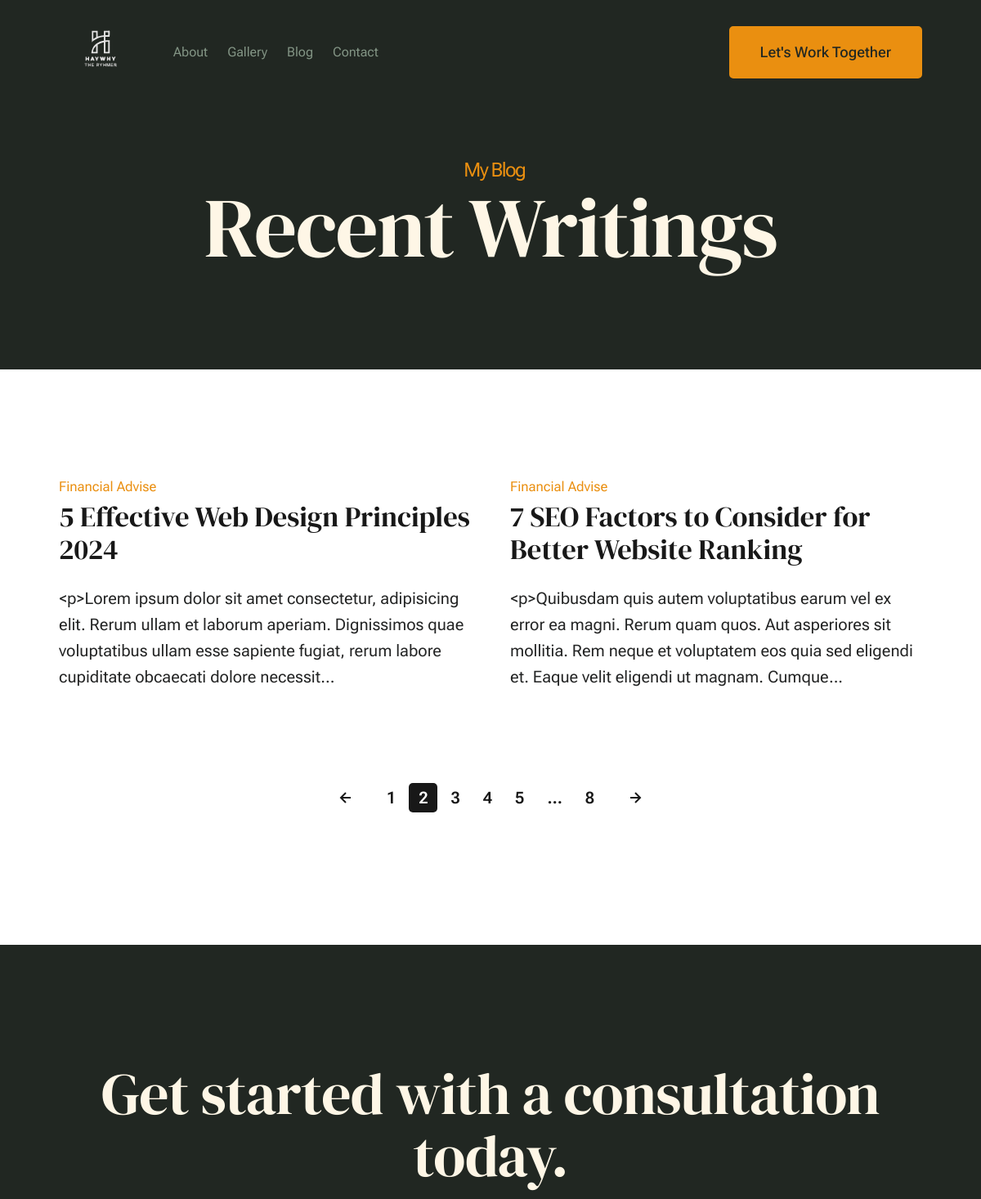
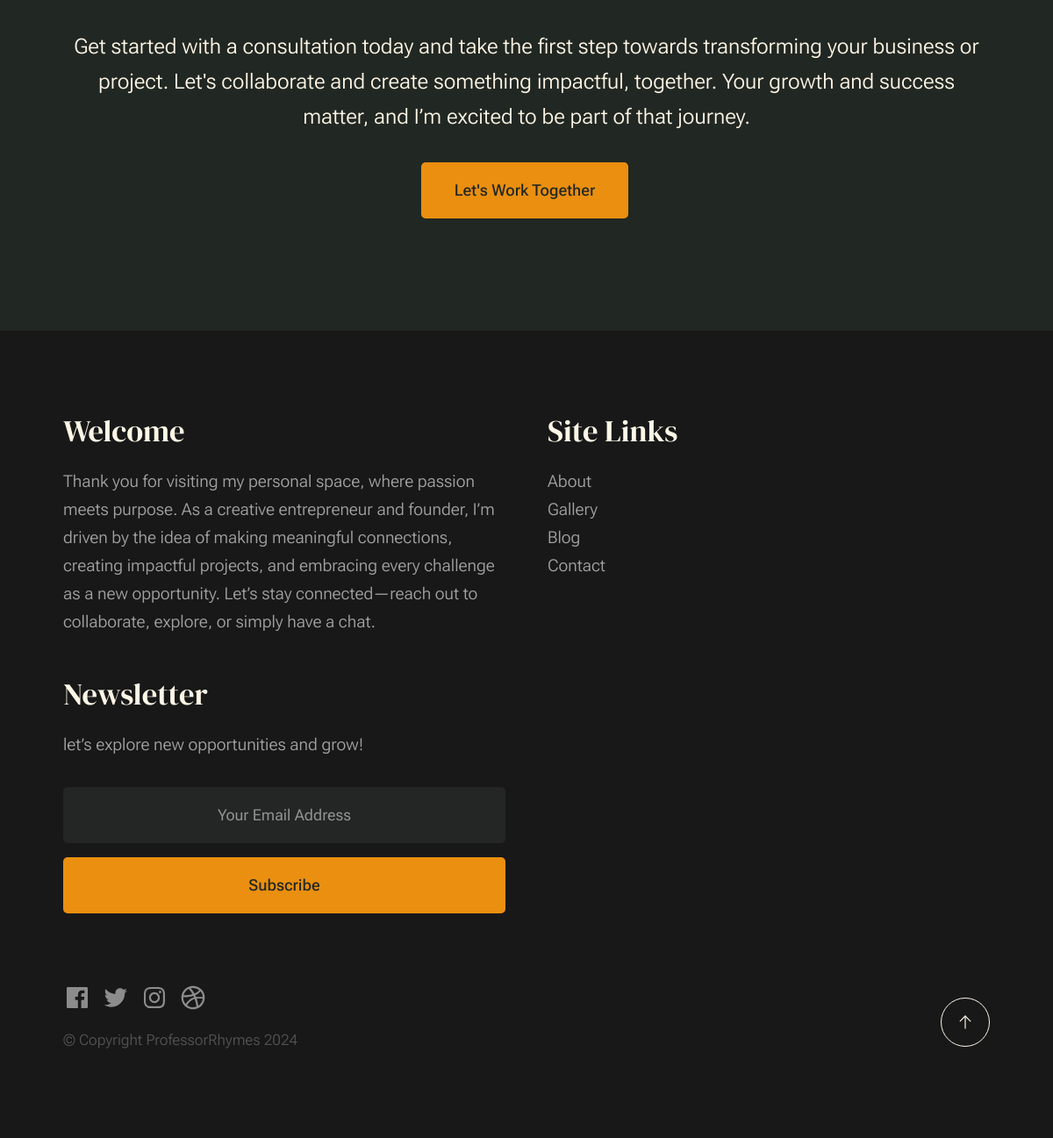
Screenshot of /blog/ with the database file from the repository (2 pictures, top to bottom).
### main/models.py (models this page shows, shortened)
class BlogPost(models.Model):
    title = models.CharField(max_length=200)
    slug = models.SlugField(unique=True, blank=True)
    author = models.ForeignKey(User, on_delete=models.CASCADE)
    content = HTMLField()  # Using TinyMCE for rich text content
    category = models.ForeignKey(Category, on_delete=models.SET_NULL, null=True)
    tags = models.ManyToManyField(Tag, blank=True)
    excerpt = models.TextField(
        max_length=500, help_text="Short description for SEO purposes"
    )
    thumbnail = models.ImageField(upload_to="blog_images/", blank=True, null=True)
    published = models.BooleanField(default=False)
    created_at = models.DateTimeField(auto_now_add=True)
    updated_at = models.DateTimeField(auto_now=True)
    meta_description = models.CharField(
        max_length=160, help_text="For SEO meta tag description"
    )
    meta_keywords = models.CharField(
        max_length=255, help_text="SEO keywords separated by commas", blank=True
    )
    def get_absolute_url(self):
        return reverse("blog:blog_detail", args=[self.slug])
    class Meta:
        ordering = ["-created_at"]

class Category(models.Model):
    name = models.CharField(max_length=100)
    slug = models.SlugField(unique=True)
    def __str__(self):
        return self.name

### main/views.py (the view)
# urls.py: path("blog/", BlogListView.as_view(), name="blog"),
class BlogListView(ListView):
    model = BlogPost
    template_name = "blog.html"
    context_object_name = "posts"
    paginate_by = 6
    def get_queryset(self):
        queryset = BlogPost.objects.filter(published=True)
        category_slug = self.kwargs.get("category_slug")
        if category_slug:
            queryset = queryset.filter(category__slug=category_slug)
        tag_slug = self.kwargs.get("tag_slug")
        if tag_slug:
            queryset = queryset.filter(tags__slug=tag_slug)
        search_query = self.request.GET.get("q")
        if search_query:
            queryset = queryset.filter(
                Q(title__icontains=search_query) | Q(content__icontains=search_query)
            )
        return queryset
    def get_context_data(self, **kwargs):
        context = super().get_context_data(**kwargs)
        context["categories"] = Category.objects.all()
        return context

### templates/blog.html (shortened to what this page needs)
{% load static %}
<!DOCTYPE html>
<html lang="en" class="no-js" >
<head>
    <link rel="stylesheet" href="{% static 'css/vendor.css' %}">
    <link rel="stylesheet" href="{% static 'css/styles.css' %}">
</head>
<body id="top">
    <div id="page" class="s-pagewrap">
        <header class="s-header">
            <div class="row s-header__inner width-sixteen-col">
                <div class="s-header__block">
                    <div class="s-header__logo">
                        <a class="logo" href="{% url 'blog:home' %}">
                            <img src="{% static 'images/haylogo-removebg.svg' %}" alt="Homepage">
                        </a>
                    </div>
                </div>
                <nav class="s-header__nav">
                    <ul class="s-header__menu-links">
                        <li><a href="{% url 'blog:about' %}">About</a></li>
                        <li><a href="{% url 'blog:works' %}">Gallery</a></li>
                        <li><a href="{% url 'blog:blog' %}">Blog</a></li>
                        <li><a href="{% url 'blog:contact' %}">Contact</a></li>
                    </ul>
                    <div class="s-header__contact">
                        <a href="{% url 'blog:contact' %}" class="btn btn--primary s-header__contact-btn">Let's Work Together</a>
                    </div>
                </nav>
            </div>
        </header>
        <section id="content" class="s-content">
               <section class="s-pageheader pageheader">
                    <div class="row">
                        <div class="column xl-12">
                            <h1 class="page-title">
                                <span class="page-title__small-type text-pretitle">My Blog</span>
                                Recent Writings
                            </h1>
                        </div>
                    </div>
               </section>
               <section class="s-pagecontent pagecontent">
                    <div class="row">
                        <div class="column xl-12 grid-block">
                                <div class="grid-full grid-list-items">
                                    {% for post in posts %}
                                    <div class="grid-list-items__item blog-card">
                                        <div class="blog-card__header">
                                            <div class="blog-card__cat-links">
                                                <a href="blog.html">{{ post.category }}</a>
                                            </div>
                                            <h3 class="blog-card__title"><a href="{{ post.get_absolute_url }}">{{ post.title }}</a></h3>
                                        </div>
                                        <div class="blog-card__text">
                                            <p>
                                                {{ post.content|slice:":200" }}...
                                            </p>
                                        </div>
                                    </div>
                                    {% endfor %}
                                </div>
                        </div>
                    </div>
                    <div class="row navigation pagination">
                        <div class="column xl-12">
                            <nav class="pgn">
                                <ul>
                                    <li>
                                        <a class="pgn__prev" href="#0">
                                            <svg xmlns="http://www.w3.org/2000/svg" width="24" height="24" viewBox="0 0 24 24"><path d="M12.707 17.293L8.414 13H18v-2H8.414l4.293-4.293-1.414-1.414L4.586 12l6.707 6.707z"/></svg>
                                        </a>
                                    </li>
                                    <li><a class="pgn__num" href="#0">1</a></li>
                                    <li><span class="pgn__num current">2</span></li>
                                    <li><a class="pgn__num" href="#0">3</a></li>
                                    <li><a class="pgn__num" href="#0">4</a></li>
                                    <li><a class="pgn__num" href="#0">5</a></li>
                                    <li><span class="pgn__num dots">…</span></li>
                                    <li><a class="pgn__num" href="#0">8</a></li>
                                    <li>
                                        <a class="pgn__next" href="#0">
                                            <svg xmlns="http://www.w3.org/2000/svg" width="24" height="24" viewBox="0 0 24 24"><path d="M11.293 17.293l1.414 1.414L19.414 12l-6.707-6.707-1.414 1.414L15.586 11H6v2h9.586z"/></svg>
                                        </a>
                                    </li>
                                </ul>
                            </nav>
                        </div>
                    </div>
               </section>
        </section>
        <section id="cta" class="s-cta">
            <div class="row row-x-center text-center">
                <div class="column xl-8 lg-12">
                    <div class="s-cta__content">
                        <h2 class="text-display-title">
                        Get started with a consultation today.
                        </h2>
                        <p class="lead">
                            Get started with a consultation today and take the first step towards transforming your business or project. Let's collaborate and create something impactful, together. Your growth and success matter, and I’m excited to be part of that journey.
                        </p>
                        <a href="{% url 'blog:contact' %}" class="btn btn--primary">Let's Work Together</a>
                    </div>
                </div>
            </div>
        </section>
        <footer class="s-footer">
            <div class="row s-footer__content">
                <div class="column xl-6 lg-6 md-12 s-footer__block s-footer__about">
                    <h3>Welcome</h3>
                    <p>
                        Thank you for visiting my personal space, where passion meets purpose. As a creative entrepreneur and founder, I’m driven by the idea of making meaningful connections, creating impactful projects, and embracing every challenge as a new opportunity. Let’s stay connected—reach out to collaborate, explore, or simply have a chat.
                    </p>
                </div>
                <div class="column xl-3 lg-6 md-12 s-footer__block s-footer__site-links">
                    <h3>Site Links</h3>
                    <ul class="link-list">
                        <li><a href="{% url 'blog:about' %}">About</a></li>
                        <li><a href="{% url 'blog:works' %}">Gallery</a></li>
                        <li><a href="{% url 'blog:blog' %}">Blog</a></li>
                        <li><a href="{% url 'blog:contact' %}">Contact</a></li>
                    </ul>
                </div>
                <div class="column xl-3 lg-6 md-12 tab-12 s-footer__block s-footer__newsletter">
                    <h3>Newsletter</h3>
                    <p>
                        let’s explore new opportunities and grow!
                    </p>
                    <div class="subscribe-form">
                        <form id="mc-form" class="mc-form">
                            <input type="email" name="EMAIL" id="mce-EMAIL" class="u-fullwidth text-center" placeholder="Your Email Address" title="The domain portion of the email address is invalid (the portion after the @)." pattern="^([^\x00-\x20\x22\x28\x29\x2c\x2e\x3a-\x3c\x3e\x40\x5b-\x5d\x7f-\xff]+|\x22([^\x0d\x22\x5c\x80-\xff]|\x5c[\x00-\x7f])*\x22)(\x2e([^\x00-\x20\x22\x28\x29\x2c\x2e\x3a-\x3c\x3e\x40\x5b-\x5d\x7f-\xff]+|\x22([^\x0d\x22\x5c\x80-\xff]|\x5c[\x00-\x7f])*\x22))*\x40([^\x00-\x20\x22\x28\x29\x2c\x2e\x3a-\x3c\x3e\x40\x5b-\x5d\x7f-\xff]+|\x5b([^\x0d\x5b-\x5d\x80-\xff]|\x5c[\x00-\x7f])*\x5d)(\x2e([^\x00-\x20\x22\x28\x29\x2c\x2e\x3a-\x3c\x3e\x40\x5b-\x5d\x7f-\xff]+|\x5b([^\x0d\x5b-\x5d\x80-\xff]|\x5c[\x00-\x7f])*\x5d))*(\.\w{2,})+$" required>
                            <input type="submit" name="subscribe" value="Subscribe" class="btn btn--primary btn--small u-fullwidth">
                        </form>
                    </div>
                </div>
            </div>
            <div class="row s-footer__bottom">
                <div class="column xl-6 lg-12">
                    <ul class="s-footer__social social-list">
                        <li>
                            <a href="#0">
                            </a>
                        </li>
                        <li>
                            <a href="#0">
                            </a>
                        </li>
                        <li>
                            <a href="#0">
                            </a>
                        </li>
                        <li>
                            <a href="#0">
                            </a>
                        </li>
                    </ul>
                </div>
                <div class="column xl-6 lg-12">
                    <p class="ss-copyright">
                        <span>© Copyright ProfessorRhymes 2024</span>
                    </p>
                </div>
                <div class="ss-go-top">
                    <a class="smoothscroll" title="Back to Top" href="#top">
                    </a>
                </div>
            </div>
        </footer>
    </div>
</body>
</html>

### rows the page displays
BlogPost: category "Financial Advise", title "5 Effective Web Design Principles 2024", content "<p>Lorem ipsum dolor sit amet consectetur, adipisicing elit. Rerum ullam et laborum aperiam. Dignissimos quae voluptatibus ullam esse sapiente fugiat, rerum labore cupiditate obcaecati dolore necessit"
BlogPost: category "Financial Advise", title "7 SEO Factors to Consider for Better Website Ranking", content "<p>Quibusdam quis autem voluptatibus earum vel ex error ea magni. Rerum quam quos. Aut asperiores sit mollitia. Rem neque et voluptatem eos quia sed eligendi et. Eaque velit eligendi ut magnam. Cumque"
